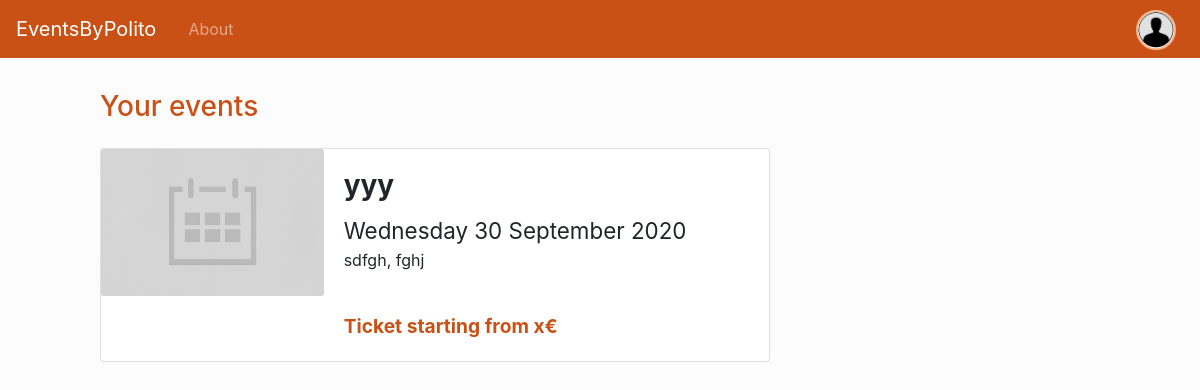
Page /1/events/ (signed in) on the committed database.
### eventplanner/models.py (models this page shows, shortened)
class User(db.Model, UserMixin):
    id = db.Column(db.Integer, primary_key=True)
    username = db.Column(db.String(20), unique=True, nullable=False)
    email = db.Column(db.String(120), unique=True, nullable=False)
    image_file = db.Column(db.String(20), nullable=False,
                           default='default.jpg')
    password = db.Column(db.String(60), nullable=False)
    first_name = db.Column(
        db.String(100), nullable=False, server_default='')
    last_name = db.Column(
        db.String(100), nullable=False, server_default='')
    events = db.relationship('Event', backref='manager',
                             lazy=True)
    bookings = db.relationship('UserBookings', backref='customer',
                               lazy=True)
    roles = db.relationship('Role', secondary='user_roles',
                            backref=db.backref('users', lazy='dynamic'))

class Event(db.Model):
    id = db.Column(db.Integer, primary_key=True)
    title = db.Column(db.String(100), nullable=False)
    event_type = db.Column(db.Text, nullable=False)
    event_date = db.Column(db.Date, nullable=False)
    time_from = db.Column(db.Time, nullable=False)
    time_to = db.Column(db.Time, nullable=False)
    content = db.Column(db.Text, nullable=False)
    content_eng = db.Column(db.Text, nullable=True)
    address = db.Column(db.String(100), nullable=False)
    city = db.Column(db.String(100), nullable=False)
    location = db.Column(db.String(100), nullable=False)
    tickets = db.relationship(
        'Ticket', backref='event', lazy=True, cascade='all,delete-orphan')
    image_file = db.Column(db.String(20), nullable=False,
                           default='default_event.jpg')
    date_posted = db.Column(db.DateTime, nullable=False,
                            default=datetime.utcnow)
    user_id = db.Column(
        db.Integer, db.ForeignKey('user.id'), nullable=False)
    staffers = db.relationship('User', secondary='event_staff',
                               backref=db.backref('users', lazy='dynamic'))

### eventplanner/events/routes.py (the view)
@events.route("/<int:user_id>/events/", methods=['GET'])
@login_required
def my_events(user_id):
    page = request.args.get('page', 1, type=int)
    user = User.query.filter_by(id=user_id).first_or_404()
    events_by_user = Event.query.filter_by(user_id=user_id)\
        .order_by(Event.date_posted.desc())\
        .paginate(page=page, per_page=5)
    return render_template('my_events.html', user=user, events=events_by_user, title='My Events', legend='My Events')

### eventplanner/models.py (called while the page is built)
@login_manager.user_loader
def load_user(user_id):
    return User.query.get(int(user_id))

### eventplanner/templates/my_events.html (shortened to what this page needs)
 {% extends "layout.html" %}
{% block content %}
	<div class="row w-100">
		<div class="col-md-1">
		</div>
		<div class="col-md-7">
			<h3 class="mb-4 orange"> Your events</span></h3>
			{% for event in events.items %}
				<div class="card mb-3" style="max-width: 100%;">
					<div class="row no-gutters">
						<div class="col-md-4">
							<img src="{{ url_for('static', filename ='event_pics/' + event.image_file ) }}" class="card-img" alt="...">
						</div>
						<div class="col-md-8">
							<div class="card-body">
								<h3 class="card-title"><strong>{{ event.title }}</strong></h3>
								<p class="card-text">
									<span style="font-size:1.4em">{{ event.event_date.strftime('%A %d %B %Y') }}</span>
									<br>
									{{ event.location }}, {{ event.city }}
								</p>
								<p style="font-size:1.2em; margin-top:10%; margin-bottom:0%;color:#ca5116">
									<strong>Ticket starting from x&euro;</strong>
								</p>
							</div>
						</div>
					</div>
				</div>
			{% else %}
				<h3> You have created no events at the moment </h3>
			{% endfor %}
		</div>
	</div>
{% endblock content%}

### eventplanner/templates/layout.html (shortened to what this page needs)
<!DOCTYPE html>
<html>
	<head>
		<link rel="stylesheet" href="https://stackpath.bootstrapcdn.com/bootstrap/4.4.1/css/bootstrap.min.css">
		<link rel="stylesheet" type="text/css" href="{{ url_for('static', filename='main.css') }}">
	</head>
	<body style="background-color:#fcfcfc">
		<header class="site-header">
			<nav class="navbar navbar-expand-md navbar-dark bg-orange fixed-top">
				<a class="navbar-brand mr-4" href="{{ url_for('main.home')}}">EventsByPolito</a>
				<div class="collapse navbar-collapse text-right" id="navbarToggle">
					<div class="navbar-nav mr-auto">
						<a class="nav-item nav-link" href="{{ url_for('main.about')}}">About</a>
					</div>
					<div class="navbar-nav ml-auto">
						{% if current_user.is_authenticated %}
							<a class="nav-item nav-link" href="#" onclick="accountSidebar()">
								<img class="rounded-circle navbar-img" style="background-color:#fcfcfc; border:2px solid #f9b384" src="{{ url_for('static', filename ='profile_pics/' + current_user.image_file ) }}">
							</a>
						{% else %}
							<a class="nav-item nav-link" href="{{ url_for('users.login')}}">Login</button>
							<a class="nav-item nav-link" href="{{ url_for('users.register')}}">Register</a>
						{% endif %}
					</div>
				</div>
			</nav>
		</header>
		{% block content %}{% endblock content%}
  </body>
</html>

### eventplanner/templates/layout.html (style rules this page uses)
.bg-orange { background-color:#ca5116; }
.orange { color: #ca5116; }
.navbar-img { width: 40px; height: 40px; margin-top: -8px; margin-bottom: -8px; }

### rows in the picture
User: image_file (placeholder picture)
Event: image_file (placeholder picture), title "yyy", event_date "Wednesday 30 September 2020", location "sdfgh", city "fghj"
